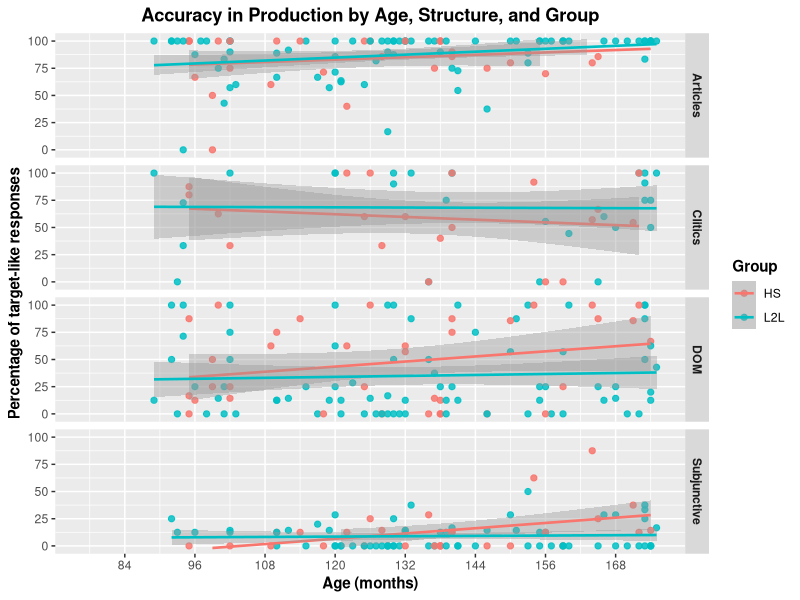
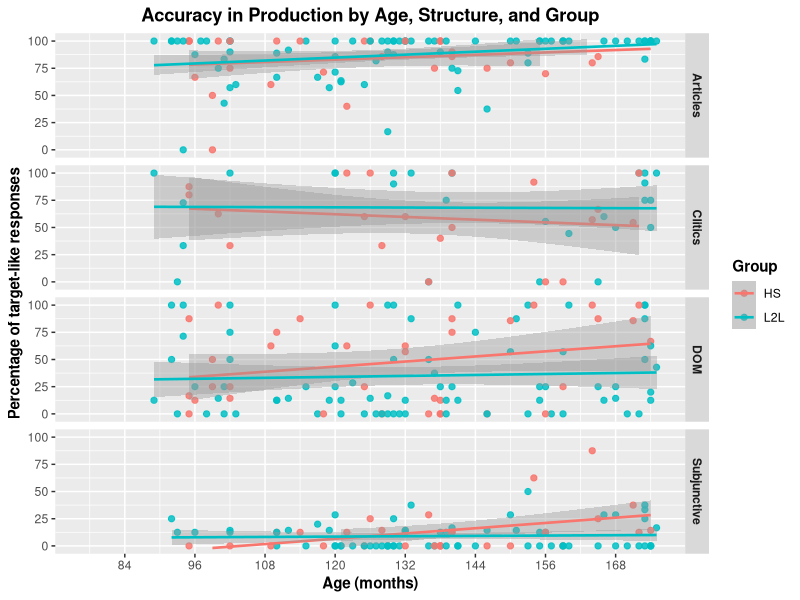

Here is the R script that generated these plots, in order:
# Cross-sectional data from session 1 only

library(tidyverse)
library(here)


# Load data
Master <- read_csv(here("CSV Files", "Tidy Data", "Tidy Data All Structures.csv")) %>% 
  filter(Task == "Production",
         Session == 1) %>% 
  group_by(Part_ID, Speaker_Group, Task, Structure, Months_at_Testing) %>%
  summarize(Total_Accuracy    = sum(Accuracy_Combined, na.rm = TRUE),
            Total_Responses   = sum(!is.na(Accuracy_Combined)),
            Total_Rows        = n(),
            .groups = "drop") %>%
  mutate(Ratio = case_when(Task == "Production" ~ Total_Accuracy / Total_Responses,
                           Task == "Selection"  ~ Total_Accuracy / Total_Rows),
         Ratio = Ratio * 100,
         Structure = case_when(Structure == "DOM"         ~ "DOM",
                               Structure == "Subjunctive" ~ "Subjunctive",
                               Structure == "Clitic"      ~ "Clitics",
                               Structure == "Article"     ~ "Articles"))


# Graph
# Create plot
Plot <- Growth_Plot <- ggplot(Master, aes(x = Months_at_Testing, y = Ratio,
                                          color = Speaker_Group)) +
  geom_point(alpha = 0.85, size = 1.8) +
  geom_smooth(method = "glm", method.args = list(family = gaussian()),
              se = TRUE, linewidth = 0.9) +
  facet_grid(Structure ~ .) +
  scale_x_continuous(breaks = seq(84, 168, 12),
                     limits = c(77, 175)) +
  scale_y_continuous(breaks = seq(0, 100, 25),
                     limits = c(-2, 102)) +
  labs(x     = "Age (months)",
       y     = "Percentage of target-like responses",
       color = "Group",
       title = "Accuracy in Production by Age, Structure, and Group") +
  theme(axis.title      = element_text(face = "bold"),
        plot.title      = element_text(hjust = 0.5, face = "bold"),
        legend.title    = element_text(face = "bold"),
        strip.text      = element_text(face = "bold"),
        legend.position = "right")

Plot

ggsave(filename = here("Conferences", "HLS 2026", "HLS 2026 Abstract Summary.pdf"),
       plot = Plot,
       device = "pdf",
       width = 6.5,
       height = 4,
       units = "in")
